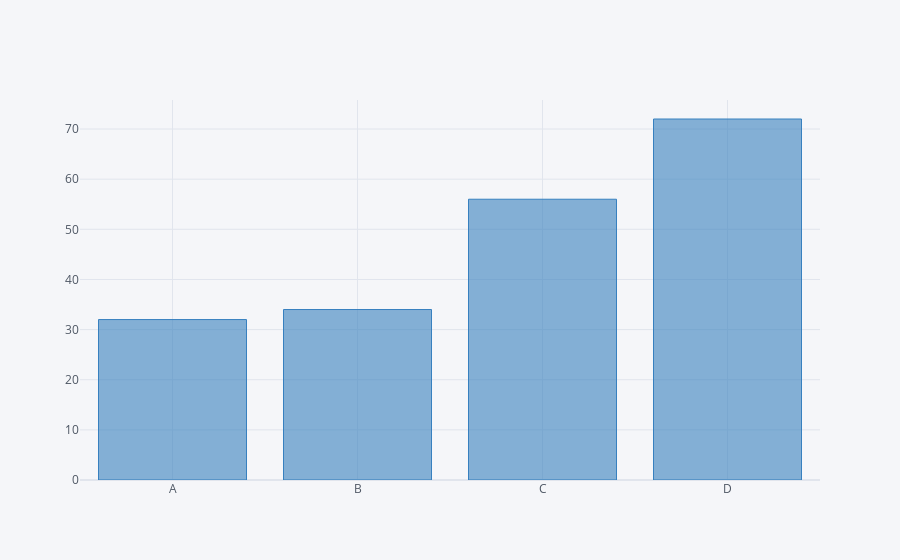

Write notebook code for a chart like this one.
### Code cell
df2.iplot(kind='bar',x='Category',y='Values',color='blue')

### Figure 1 — Plotly figure (JSON) as saved in the notebook; plotly's stock layout.template omitted (floating-point values rounded to 4 significant figures)
{"data": [{"marker": {"color": "rgba(55, 128, 191, 0.6)", "line": {"color": "rgba(55, 128, 191, 1.0)", "width": 1}}, "name": "Values", "orientation": "v", "text": "", "type": "bar", "x": ["A", "B", "C", "D"], "y": [32, 34, 56, 72]}], "layout": {"legend": {"bgcolor": "#F5F6F9", "font": {"color": "#4D5663"}}, "paper_bgcolor": "#F5F6F9", "plot_bgcolor": "#F5F6F9", "title": {"font": {"color": "#4D5663"}}, "xaxis": {"gridcolor": "#E1E5ED", "showgrid": true, "tickfont": {"color": "#4D5663"}, "title": {"font": {"color": "#4D5663"}, "text": ""}, "zerolinecolor": "#E1E5ED"}, "yaxis": {"gridcolor": "#E1E5ED", "showgrid": true, "tickfont": {"color": "#4D5663"}, "title": {"font": {"color": "#4D5663"}, "text": ""}, "zerolinecolor": "#E1E5ED"}}}
